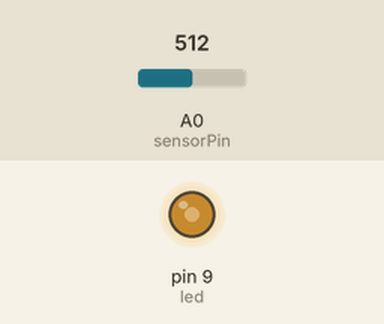
This sketch was run on a simulated Arduino Uno, built with avr-gcc and run on an emulated ATmega328P. On the bench: output pins drawn as LEDs (lit = HIGH). The test bench sets the inputs (shaded band); at power-on: A0 (sensorPin) = 512.

Above: at 1.2 s.
1.3 s: A0 (sensorPin) set to 716
At 2.2 s:
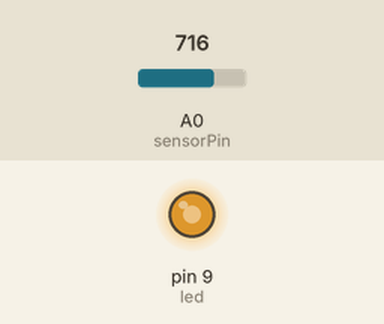
2.8 s: A0 (sensorPin) set to 900
At 3.6 s:
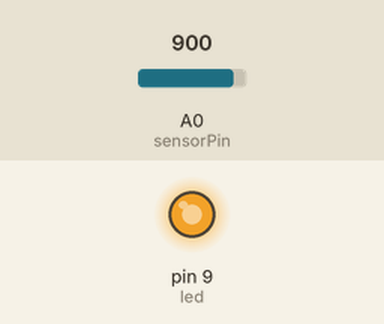
4.3 s: A0 (sensorPin) set to 122
At 5.0 s:
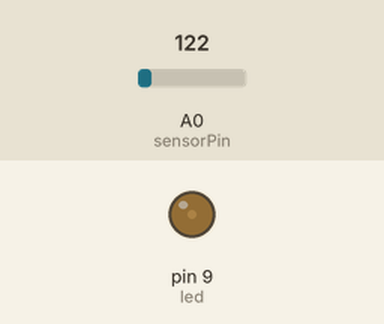
5.8 s: A0 (sensorPin) set to 0
At 6.3 s:
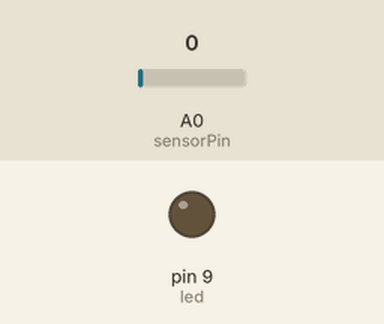
Timing chart, 0 to 8.3 s (numbered marks = the images above; inputs shaded):
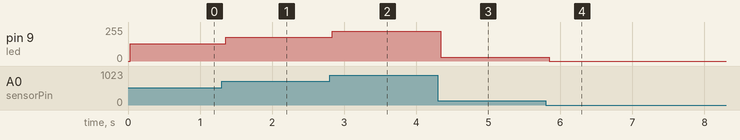

The sketch:

LEDFade.ino
```cpp
int sensorPin = A0;   // select the input pin for the potentiometer
int sensorValue = 0;  // variable to store the value coming from the sensor
int led = 9;         // the PWM pin the LED is attached to
int brightness = 0;  // how bright the LED is
int fadeAmount = 5;  // how many points to fade the LED by

// the setup routine runs once when you press reset:
void setup() {
  // declare pin 9 to be an output:
  pinMode(led, OUTPUT);
}

// the loop routine runs over and over again forever:
void loop() {

  analogWrite(led, brightness);
  sensorValue = analogRead(sensorPin);
  brightness = sensorValue / 4;

  // wait for 30 milliseconds to see the dimming effect
  delay(30);
}
```

Measured:
- after the input at 1.3 s, pin 9 (led): 128/255 → 179/255 after 0.06 s
- after the input at 2.8 s, pin 9 (led): 179/255 → 225/255 at once
- after the input at 4.3 s, pin 9 (led): 225/255 → 30/255 at once
- after the input at 5.8 s, pin 9 (led): 30/255 → 0/255 at once
